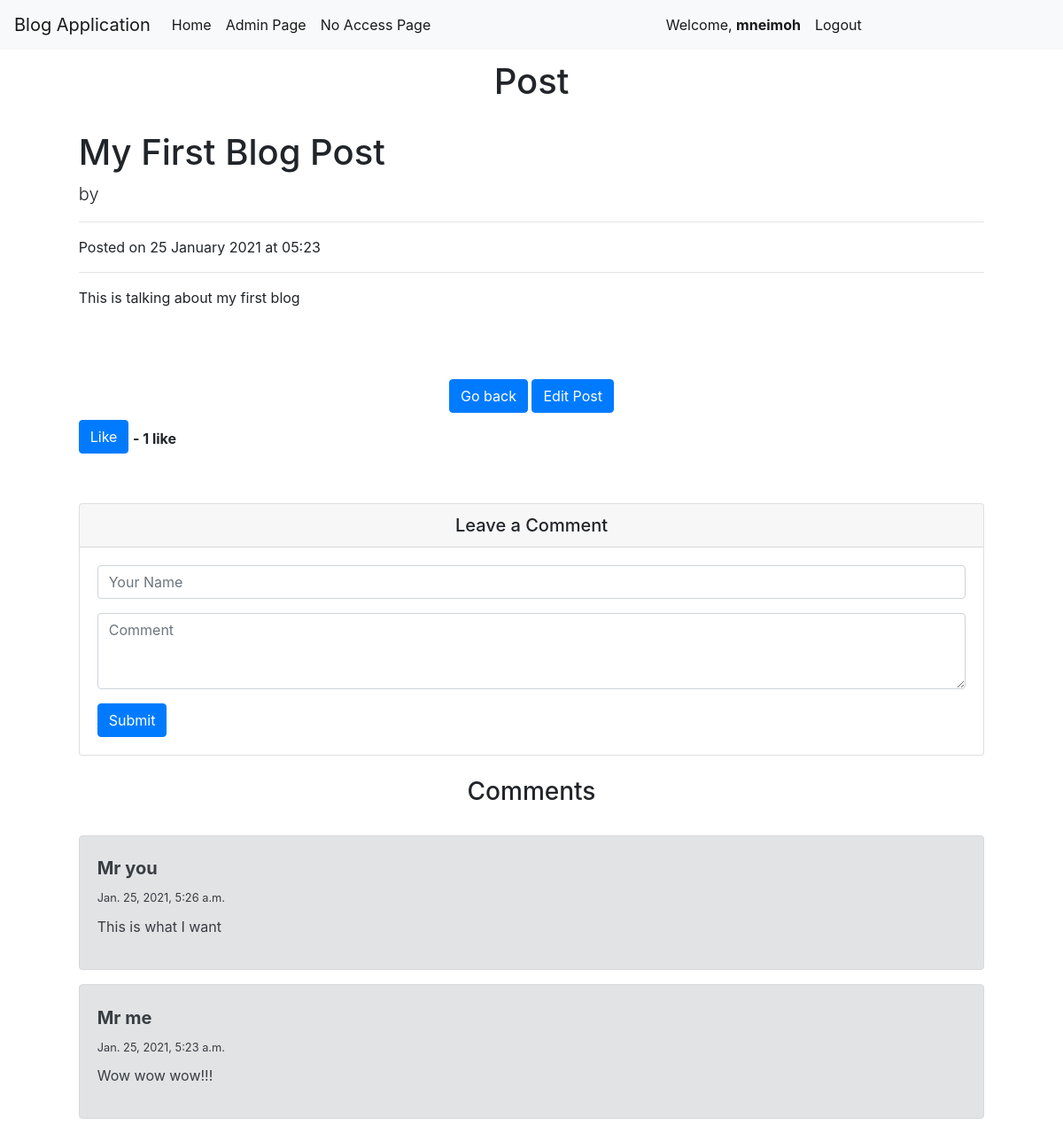
The app's page /post/1 (signed in) with its own data.
### blogapp/models.py (models this page shows, shortened)
class Post(models.Model):
    title = models.CharField(max_length=255)
    author = models.ForeignKey(User, on_delete=models.CASCADE)
    body = models.TextField(blank=True)
    snippet = models.TextField()
    post_date = models.DateTimeField(auto_now_add=True)
    category = models.ForeignKey('Category', null=True, on_delete=models.SET_NULL)
    visible = models.BooleanField(default=False)
    likes = models.IntegerField(default=0)
    locked = models.BooleanField(default=False)

class Comment(models.Model):
    body = models.TextField()
    author = models.CharField(max_length=128)
    post = models.ForeignKey(Post, on_delete=models.CASCADE, related_name='comments')
    visible = models.BooleanField(default=False)
    comment_date = models.DateTimeField(auto_now_add=True)
    class Meta:
        ordering = ['-pk']

### blogapp/views.py (the view)
# urls.py: path('post/<int:pk>', views.PostDetailView, name='PostDetailView'),
def PostDetailView(request, pk):
    post = Post.objects.get(pk=pk)
    if post.visible == True or request.user.is_superuser or post.author == request.user:
        if request.method == 'POST':
            name = request.POST.get('name')
            comment = request.POST.get('comment')
            comment = Comment(body=comment, author=name, post=post, visible=False)
            comment.save()
            messages.info(request, 'Thank you for your comment. It is sent for review and will appear under the post very soon.')
        comments = Comment.objects.filter(post=post, visible=True)
        ctx = {'post': post, 'comments' : comments}
        return render(request, 'blogapp/postview.html', ctx)
    else:
        return redirect('compapp:NoAccess')

### blogapp/templates/blogapp/postview.html (shortened to what this page needs)
{% extends "base.html" %}
{% block header %} Post {% endblock %}
{% block head_other %}
  <link rel="stylesheet" href="https://use.fontawesome.com/releases/v5.6.1/css/all.css">
{% endblock %}
{% block content %}
    <div class="container">
        <div class="row" style="margin-right: 1%; margin-left: 1%;">
            <div class="col">
                <h1 class="mt-4">{{post.title}}</h1>
                <p class="lead">
                    by {{ post.author.first_name }} {{ post.author.last_name }}
                </p>
                <hr>
                <p>Posted on {{ post.post_date|date:'d F Y'}} at {{ post.post_date|date:'H:i' }}</p>
                <hr>
                <p>
                    {{ post.body|safe }}
                </p>
                <br/>
                <div class="text-center">
                    <a class="btn btn-primary mb-2" href="{% url 'blog:MainView' %}"> Go back </a>
                    {% if post.author == request.user and not post.locked or request.user.is_superuser %}
                        <a class="btn btn-primary mb-2" href="{% url 'blog:PostEditView' post.pk %}"> Edit Post</a>
                    {% endif %}
                </div>
                <form action="{% url 'blog:LikePost' post.pk %}?next={% url 'blog:PostDetailView' post.pk %}#likebutton" method="POST">
                    <button type="submit" name="post.id" value={{post.id}} class="btn btn-primary mb-2" id="likebutton">Like</button>
                    {% if post.likes != 0 %}
                        <b>- {{ post.likes }} like{{post.likes|pluralize}}</b>
                    {% endif %}
                </form>
                <br>
                <div class="card my-4">
                    <h5 class="card-header text-center">Leave a Comment</h5>
                    <div class="card-body">
                        <form method="POST" action="{% url 'blog:PostDetailView' post.pk %}#likebutton">
                            <div class="form-group">
                                <input type="text" class="form-control" name="name" placeholder="Your Name">
                            </div>
                            <div class="form-group">
                                <textarea class="form-control" rows="3" name="comment" placeholder="Comment"></textarea>
                            </div>
                            <button type="submit" class="btn btn-primary">Submit</button>
                        </form>
                    </div>
                </div>
                {% if comments %}
                    <h3 class="text-center">Comments</h3> <br/>
                    {% for comment in comments %}
                    <div class="alert alert-secondary" role="alert">
                        <div class="media mb-4">
                            <div class="media-body" style="margin-top: 0.8em;">
                                <h5 class="mt-0"><b>{{ comment.author }}</b></h5>
                                <small>{{ comment.comment_date }}</small> <br/>
                                <div style="height: 0.6em; width: auto;"></div>
                                {{ comment.body }}
                            </div>
                        </div>
                    </div>
                    {% endfor %}
                {% endif %}
            </div>
        </div>
    </div>
{% endblock %}

### blogapp/templates/base.html (shortened to what this page needs)
<!doctype html>
<html lang="en">
  <head>
    <link rel="stylesheet" href="https://cdn.jsdelivr.net/npm/bootstrap@4.5.3/dist/css/bootstrap.min.css">
    {% block head_other %} {% endblock %}
  </head>
    <nav class="navbar navbar-expand-lg navbar-light bg-light">
        <a class="navbar-brand" href="{% url 'blog:MainView' %}">Blog Application</a>
        <div class="collapse navbar-collapse" id="navbarNavAltMarkup">
          <div class="navbar-nav">
            <a class="nav-link active" href="{% url 'blog:MainView' %}">Home <span class="sr-only">(current)</span></a>
            <a class="nav-link active" href="{% url 'admin:index' %}">Admin Page <span class="sr-only">(current)</span></a>
            <a class="nav-link active" href="{% url 'blog:NoAccess' %}">No Access Page <span class="sr-only">(current)</span></a>
          </div>
          <ul class="nav navbar-nav navbar-right">
            {% if not request.user.is_authenticated %}
              <li><a class="nav-link active" href="{% url 'blog:LoginView' %}">Login <span class="sr-only">(current)</span></a></li>
            {% else %}
              <li><a class="nav-link active" href="#">Welcome, <b>{{ request.user }}</b><span class="sr-only">(current)</span></a></li>
              <li><a class="nav-link active" href="{% url 'blog:LogoutView' %}">Logout <span class="sr-only">(current)</span></a></li>
            {% endif %}
          </ul>
        </div>
    </nav>
    <div style="margin-left: 4%; margin-right: 4%; margin-top: 1%;">
      <h1 class="text-center">{% block header %} {% endblock %}</h1>
      {% block content %}
      {% endblock %}
    </div>
  </body>
</html>

### records on screen
Post: title "My First Blog Post", post_date "25 January 2021", post_date "05:23", body "This is talking about my first blog", likes "1"
Comment: author "Mr you", comment_date "Jan. 25, 2021, 5:26 a.m.", body "This is what I want"
Comment: author "Mr me", comment_date "Jan. 25, 2021, 5:23 a.m.", body "Wow wow wow!!!"

### other values on screen
{{ request.user }} "mneimoh"
